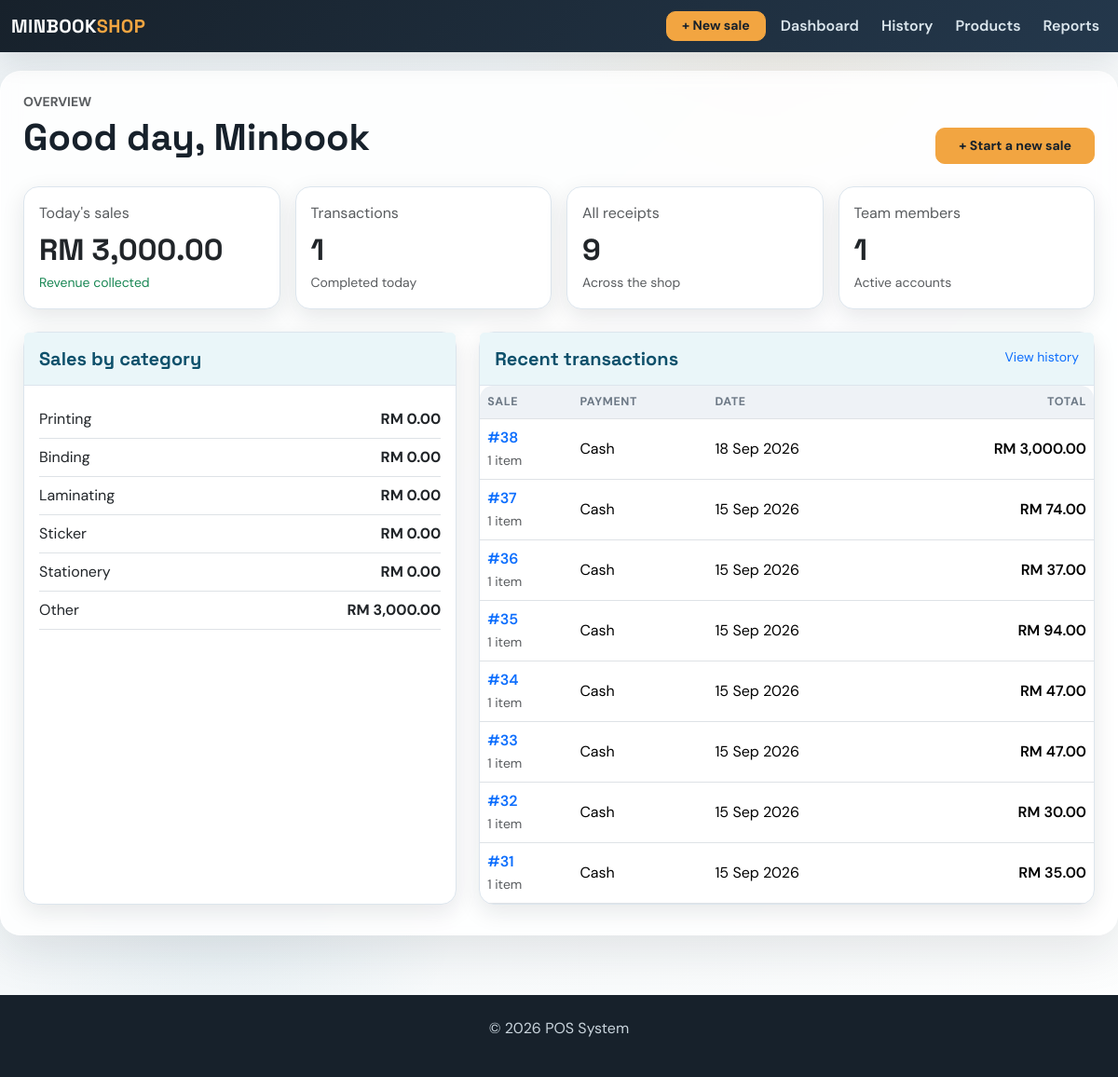
/dashboard, run on the app's committed database.
### app/models.py (models this page shows, shortened)
class SaleItem(db.Model):
    id = db.Column(db.Integer, primary_key=True)
    sale_id = db.Column(
        db.Integer,
        db.ForeignKey('sale.id'),
        nullable=False
    )
    product_id = db.Column(
        db.Integer,
        db.ForeignKey('product.id'),
        nullable=True
    )
    category = db.Column(
        db.String(30),
        nullable=False
    )
    description = db.Column(
        db.Text,
        nullable=True
    )
    quantity = db.Column(
        db.Integer,
        nullable=False
    )
    unit = db.Column(
        db.String(20),
        nullable=False,
        default='PC'
    )
    unit_price = db.Column(
        db.Float,
        nullable=False
    )
    line_total = db.Column(
        db.Float,
        nullable=False
    )
    sale = db.relationship(
        'Sale',
        back_populates='items'
    )
    product = db.relationship(
        'Product',
        backref=db.backref(
            'sale_items',
            lazy=True
        )
    )

class Sale(db.Model):
    id = db.Column(db.Integer, primary_key=True)
    amount = db.Column(db.Float, nullable=False)
    date = db.Column(db.Date, default=datetime.utcnow)
    user_id = db.Column(db.Integer, db.ForeignKey('user.id'), nullable=False)  # ForeignKey to User
    user = db.relationship('User', backref=db.backref('sales', lazy=True))  # Relationship with User
    product_id = db.Column(db.Integer, db.ForeignKey('product.id'), nullable=True)  # Legacy first product
    product = db.relationship('Product', backref=db.backref('sales', lazy=True))  # Relationship with Product
    quantity = db.Column(db.Integer, nullable=True)  # Legacy total quantity
    payment_method = db.Column(db.String(20), nullable=False, default='Cash')
    customer_name = db.Column(db.String(120), nullable=True)
    document_type = db.Column(db.String(20), nullable=False, default='receipt')
    discount = db.Column(db.Float, nullable=False, default=0.00)
    deposit = db.Column(db.Float, nullable=False, default=0.00)
    items = db.relationship('SaleItem', back_populates='sale', cascade='all, delete-orphan')

### app/routes.py (the view)
@main.route('/dashboard')
def dashboard():
    today = date.today()
    today_sales = Sale.query.filter(Sale.date == today).order_by(Sale.id.desc()).all()
    category_sales = {category: 0 for category in SALE_CATEGORIES}
    for sale in today_sales:
        for item in sale.items:
            category_sales[item.category] = round(category_sales.get(item.category, 0) + item.line_total, 2)
    recent_sales = Sale.query.order_by(Sale.id.desc()).limit(8).all()
    return render_template('dashboard.html', total_sales_today=round(sum(sale.amount for sale in today_sales), 2),
                           transaction_count_today=len(today_sales), category_sales=category_sales,
                           recent_sales=recent_sales, total_employees=User.query.count(),
                           total_receipts=Sale.query.filter_by(document_type='receipt').count())

### app/routes.py (called while the page is built)
@main.app_context_processor
def inject_now():
    return {'current_year': datetime.now().year}

### app/templates/dashboard.html (shortened to what this page needs)
{% extends 'base.html' %}
{% block content %}
<div class="d-flex flex-wrap justify-content-between align-items-end gap-3 mb-4">
    <div><p class="text-uppercase text-muted small fw-bold mb-1">Overview</p><h1 class="mb-1">Good day, Minbook</h1></div>
    <a href="{{ url_for('main.add_sale') }}" class="btn btn-warning btn-lg px-4">+ Start a new sale</a>
</div>
<div class="row g-3 mb-4">
    <div class="col-sm-6 col-xl-3"><div class="card h-100"><div class="card-body"><p class="text-muted mb-2">Today's sales</p><h2 class="mb-1">RM {{ '{:,.2f}'.format(total_sales_today) }}</h2><small class="text-success">Revenue collected</small></div></div></div>
    <div class="col-sm-6 col-xl-3"><div class="card h-100"><div class="card-body"><p class="text-muted mb-2">Transactions</p><h2 class="mb-1">{{ transaction_count_today }}</h2><small class="text-muted">Completed today</small></div></div></div>
    <div class="col-sm-6 col-xl-3"><div class="card h-100"><div class="card-body"><p class="text-muted mb-2">All receipts</p><h2 class="mb-1">{{ total_receipts }}</h2><small class="text-muted">Across the shop</small></div></div></div>
    <div class="col-sm-6 col-xl-3"><div class="card h-100"><div class="card-body"><p class="text-muted mb-2">Team members</p><h2 class="mb-1">{{ total_employees }}</h2><small class="text-muted">Active accounts</small></div></div></div>
</div>
<div class="row g-4">
    <div class="col-lg-5"><div class="card h-100"><div class="card-header py-3"><h5 class="mb-0">Sales by category</h5></div><div class="card-body">
        {% for category, amount in category_sales.items() %}<div class="d-flex justify-content-between align-items-center py-2 border-bottom"><span>{{ category }}</span><strong>RM {{ '{:,.2f}'.format(amount) }}</strong></div>{% endfor %}
    </div></div></div>
    <div class="col-lg-7"><div class="card h-100"><div class="card-header py-3 d-flex justify-content-between"><h5 class="mb-0">Recent transactions</h5><a href="{{ url_for('main.sales') }}" class="small text-decoration-none">View history</a></div><div class="table-responsive"><table class="table mb-0"><thead><tr><th>Sale</th><th>Payment</th><th>Date</th><th class="text-end">Total</th></tr></thead><tbody>
        {% for sale in recent_sales %}<tr><td><a class="text-decoration-none fw-semibold" href="{{ url_for('main.view_sale', sale_id=sale.id) }}">#{{ sale.id }}</a><br><small class="text-muted">{{ sale.items|length }} item{{ '' if sale.items|length == 1 else 's' }}</small></td><td>{{ sale.payment_method }}</td><td>{{ sale.date.strftime('%d %b %Y') }}</td><td class="text-end fw-semibold">RM {{ '{:,.2f}'.format(sale.amount) }}</td></tr>{% else %}<tr><td colspan="4" class="text-center text-muted py-5">No transactions yet.</td></tr>{% endfor %}
    </tbody></table></div></div></div>
</div>
{% endblock %}

### app/templates/base.html (style rules this page uses)
:root { --ink: #17212b; --muted: #6c7885; --paper: #eef3f6; --line: #dce5ed; --brand: #146c94; --brand-dark: #0d506b; --brand-soft: #eaf6f9; --accent: #f2a541; --accent-soft: #ffe9cb; --success: #2d936c; --success-soft: #dff8ee; --danger: #b84b45; --shadow: rgba(23,33,43,.10); --table-head: #eef2f6; }
* { box-sizing: border-box; }
body { padding-top: 76px; background: radial-gradient(circle at 70% 0%, rgba(242,165,65,.08), transparent 22%), radial-gradient(circle at 20% 80%, rgba(20,108,148,.08), transparent 20%), linear-gradient(135deg, var(--paper), #fdfefe); color: var(--ink); font-family: 'DM Sans', sans-serif; }
h1, h2, h3, h4, h5, .navbar-brand { font-family: 'Space Grotesk', sans-serif; font-weight: 700; }
.card { border: 1px solid var(--line); border-radius: 16px; box-shadow: 0 8px 24px var(--shadow); background-color: #fff; }
.card-header { background: var(--brand-soft); border-bottom: 1px solid var(--line); color: var(--brand-dark); }
.card-header h5 { color: var(--brand-dark); font-family: 'Space Grotesk', sans-serif; font-weight: 700; }
.btn { border-radius: 10px; font-weight: 700; font-size: .88rem; transition: all .2s ease; }
.btn-warning { background: var(--accent); border-color: var(--accent); color: #17212b; }
.table { --bs-table-bg: transparent; vertical-align: middle; }
.table thead th { color: var(--muted); background: var(--table-head); font-size: .78rem; letter-spacing: .05em; text-transform: uppercase; border-bottom-width: 1px; }
.table tbody tr { transition: background-color .2s ease, transform .2s ease; }
.table-responsive { border-radius: 14px; }

### data on the page
SaleItem: category "Other", line_total "3,000.00"
Sale: id "38", items|length "1", payment_method "Cash", date "18 Sep 2026", amount "3,000.00"
Sale: id "37", items|length "1", payment_method "Cash", date "15 Sep 2026", amount "74.00"
Sale: id "36", items|length "1", payment_method "Cash", date "15 Sep 2026", amount "37.00"
Sale: id "35", items|length "1", payment_method "Cash", date "15 Sep 2026", amount "94.00"
Sale: id "34", items|length "1", payment_method "Cash", date "15 Sep 2026", amount "47.00"
Sale: id "33", items|length "1", payment_method "Cash", date "15 Sep 2026", amount "47.00"
Sale: id "32", items|length "1", payment_method "Cash", date "15 Sep 2026", amount "30.00"
Sale: id "31", items|length "1", payment_method "Cash", date "15 Sep 2026", amount "35.00"

### other printed values
{{ '{:,.2f}'.format(total_sales_today) }} "3,000.00"
{{ transaction_count_today }} "1"
{{ total_receipts }} "9"
{{ total_employees }} "1"
{{ category }} "Printing" "Binding" "Laminating" "Sticker" "Stationery"
{{ '{:,.2f}'.format(amount) }} "0.00" "0.00" "0.00" "0.00" "0.00"
